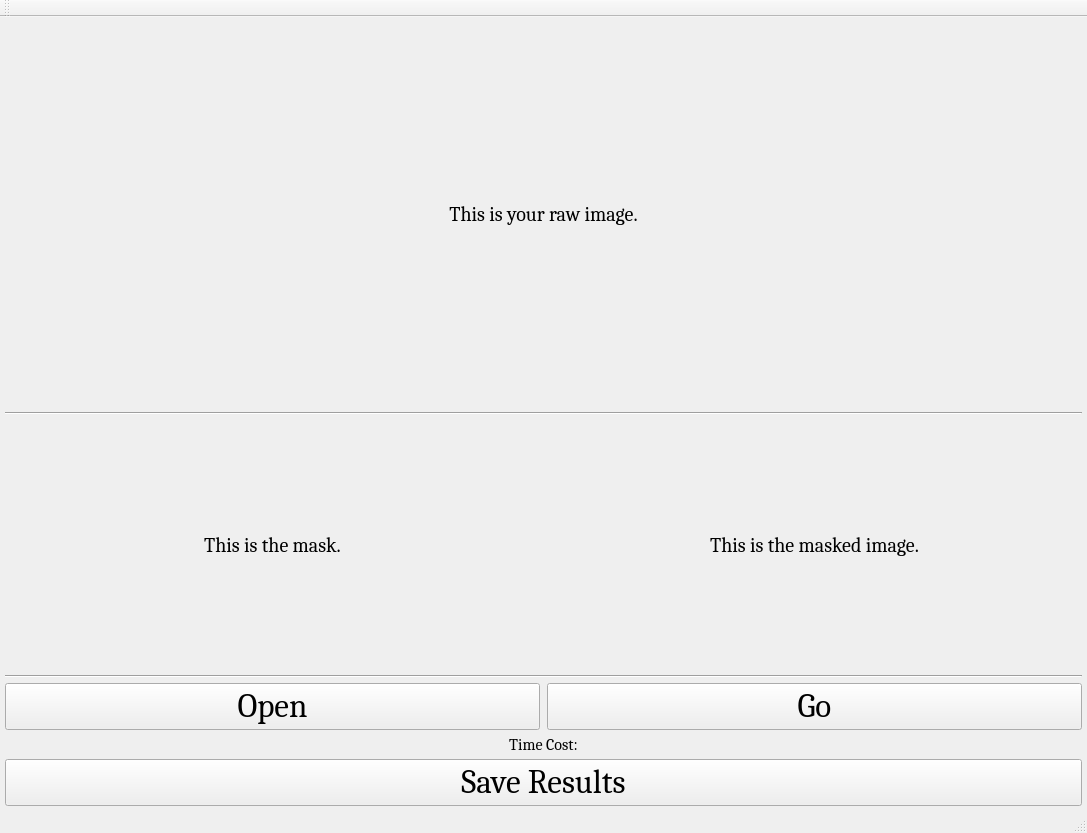
<?xml version="1.0" encoding="UTF-8"?>
<ui version="4.0">
 <class>MainWindow</class>
 <widget class="QMainWindow" name="MainWindow">
  <property name="geometry">
   <rect>
    <x>0</x>
    <y>0</y>
    <width>1087</width>
    <height>833</height>
   </rect>
  </property>
  <property name="windowTitle">
   <string>Slim-Net</string>
  </property>
  <widget class="QWidget" name="centralwidget">
   <layout class="QGridLayout" name="gridLayout_2">
    <property name="leftMargin">
     <number>5</number>
    </property>
    <property name="topMargin">
     <number>5</number>
    </property>
    <property name="rightMargin">
     <number>5</number>
    </property>
    <property name="bottomMargin">
     <number>5</number>
    </property>
    <item row="1" column="0">
     <layout class="QGridLayout" name="gridLayout">
      <property name="bottomMargin">
       <number>0</number>
      </property>
      <property name="horizontalSpacing">
       <number>7</number>
      </property>
      <property name="verticalSpacing">
       <number>5</number>
      </property>
      <item row="6" column="0" colspan="2">
       <widget class="Line" name="lineBottom">
        <property name="orientation">
         <enum>Qt::Horizontal</enum>
        </property>
       </widget>
      </item>
      <item row="9" column="1">
       <widget class="QPushButton" name="goButton">
        <property name="font">
         <font>
          <family>Cambria</family>
          <pointsize>25</pointsize>
         </font>
        </property>
        <property name="layoutDirection">
         <enum>Qt::LeftToRight</enum>
        </property>
        <property name="text">
         <string>Go</string>
        </property>
       </widget>
      </item>
      <item row="9" column="0">
       <widget class="QPushButton" name="openButton">
        <property name="font">
         <font>
          <family>Cambria</family>
          <pointsize>25</pointsize>
         </font>
        </property>
        <property name="text">
         <string>Open</string>
        </property>
       </widget>
      </item>
      <item row="3" column="0">
       <widget class="QLabel" name="mask_img">
        <property name="maximumSize">
         <size>
          <width>1000000</width>
          <height>250</height>
         </size>
        </property>
        <property name="font">
         <font>
          <family>Cambria</family>
          <pointsize>15</pointsize>
         </font>
        </property>
        <property name="text">
         <string>This is the mask.</string>
        </property>
        <property name="alignment">
         <set>Qt::AlignCenter</set>
        </property>
       </widget>
      </item>
      <item row="2" column="0" colspan="2">
       <widget class="Line" name="lineUp">
        <property name="orientation">
         <enum>Qt::Horizontal</enum>
        </property>
       </widget>
      </item>
      <item row="0" column="0" colspan="2">
       <widget class="QLabel" name="raw_img">
        <property name="font">
         <font>
          <family>Cambria</family>
          <pointsize>15</pointsize>
         </font>
        </property>
        <property name="text">
         <string>This is your raw image.</string>
        </property>
        <property name="alignment">
         <set>Qt::AlignCenter</set>
        </property>
       </widget>
      </item>
      <item row="3" column="1">
       <widget class="QLabel" name="masked_img">
        <property name="font">
         <font>
          <family>Cambria</family>
          <pointsize>15</pointsize>
         </font>
        </property>
        <property name="text">
         <string>This is the masked image.</string>
        </property>
        <property name="alignment">
         <set>Qt::AlignCenter</set>
        </property>
       </widget>
      </item>
      <item row="13" column="0" colspan="2">
       <widget class="QLabel" name="timeLabel">
        <property name="sizePolicy">
         <sizepolicy hsizetype="Minimum" vsizetype="Fixed">
          <horstretch>0</horstretch>
          <verstretch>0</verstretch>
         </sizepolicy>
        </property>
        <property name="font">
         <font>
          <family>Cambria</family>
          <pointsize>12</pointsize>
         </font>
        </property>
        <property name="text">
         <string>Time Cost:</string>
        </property>
        <property name="alignment">
         <set>Qt::AlignCenter</set>
        </property>
       </widget>
      </item>
      <item row="14" column="0" colspan="2">
       <widget class="QPushButton" name="saveButton">
        <property name="font">
         <font>
          <family>Cambria</family>
          <pointsize>25</pointsize>
         </font>
        </property>
        <property name="text">
         <string>Save Results</string>
        </property>
       </widget>
      </item>
     </layout>
    </item>
   </layout>
  </widget>
  <widget class="QMenuBar" name="menubar">
   <property name="geometry">
    <rect>
     <x>0</x>
     <y>0</y>
     <width>1087</width>
     <height>26</height>
    </rect>
   </property>
  </widget>
  <widget class="QStatusBar" name="statusbar"/>
  <widget class="QToolBar" name="toolBar">
   <property name="windowTitle">
    <string>toolBar</string>
   </property>
   <attribute name="toolBarArea">
    <enum>TopToolBarArea</enum>
   </attribute>
   <attribute name="toolBarBreak">
    <bool>false</bool>
   </attribute>
  </widget>
 </widget>
 <resources/>
 <connections/>
</ui>
